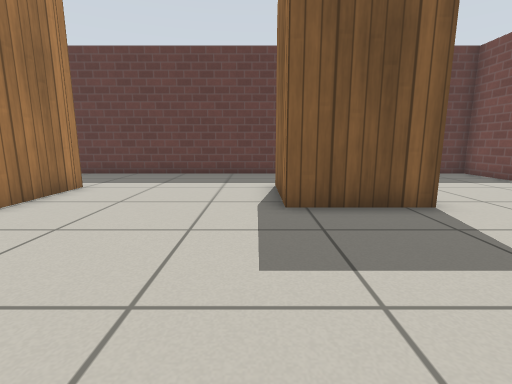
[1] (above)

16 first-person views from a walk through a robot-simulator world made for Gazebo. The camera is 0.64 m above the floor, tilts 10° down and sees 85° across. The floor is counted in squares, 0.5 m on a side. Each view is taken from the middle of a square. On the plan, view 1 faces up. The plan holds only what a view shows up to about 13 squares ahead; the rest is blank. Simple patterns stand in for the simulator's built-in surfaces.

[2]
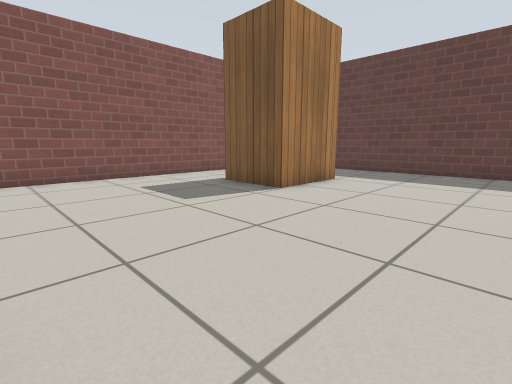

[3]
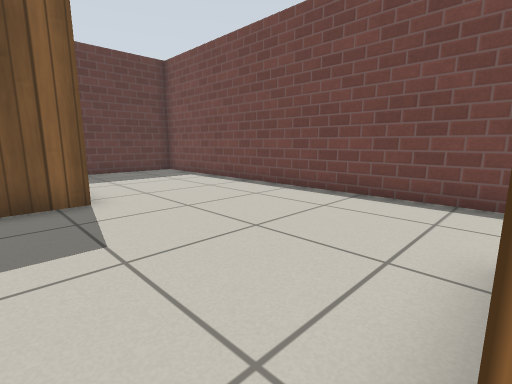

[4]
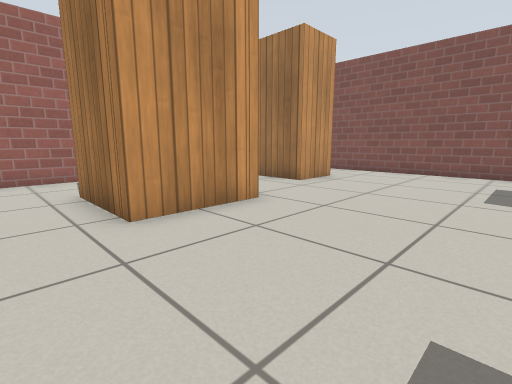

[5]
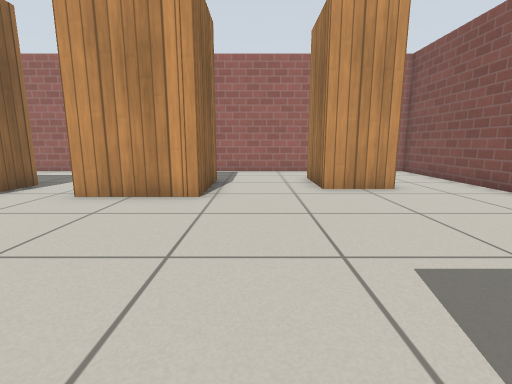

[6]
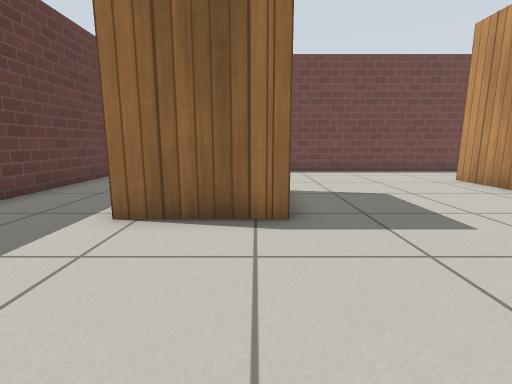

[7]
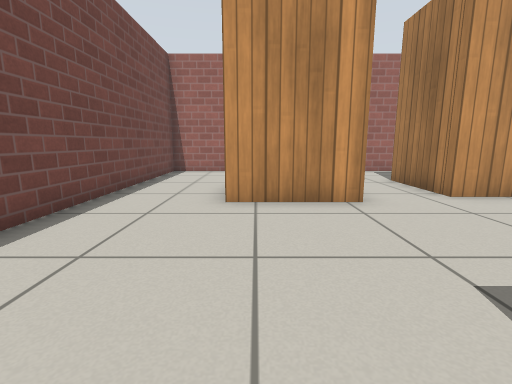

[8]
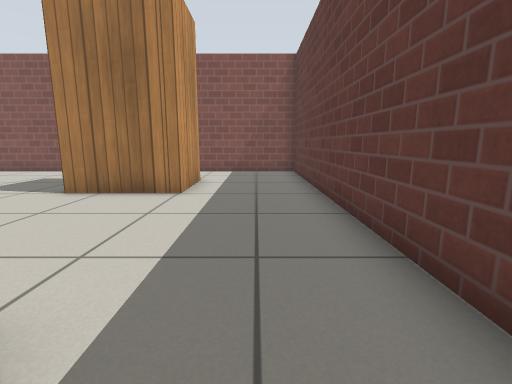

[9]
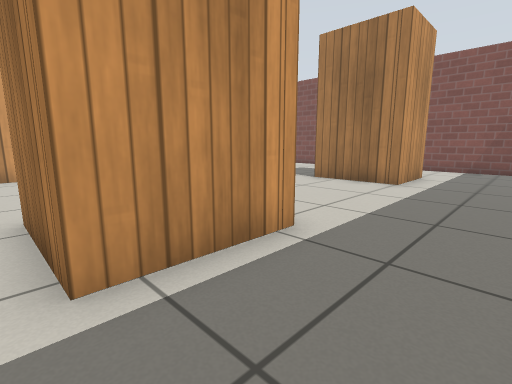

[10]
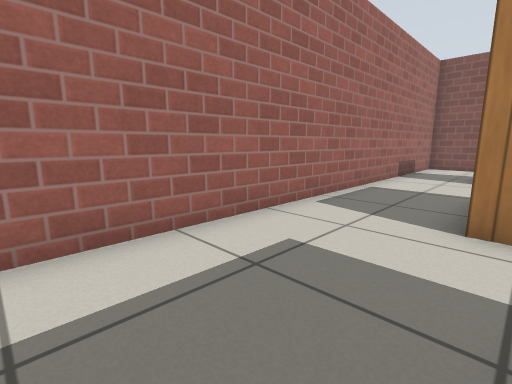

[11]
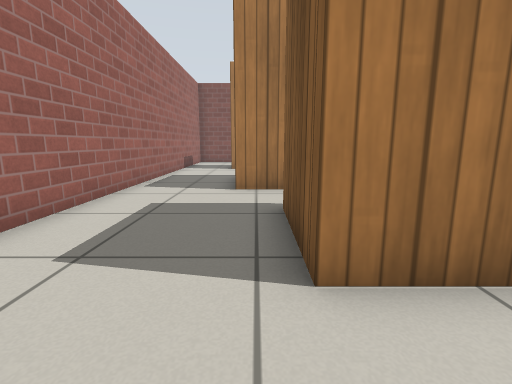

[12]
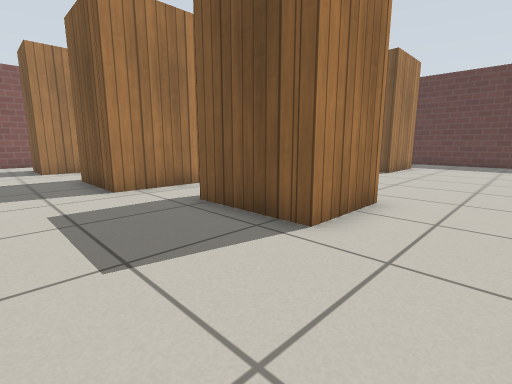

[13]
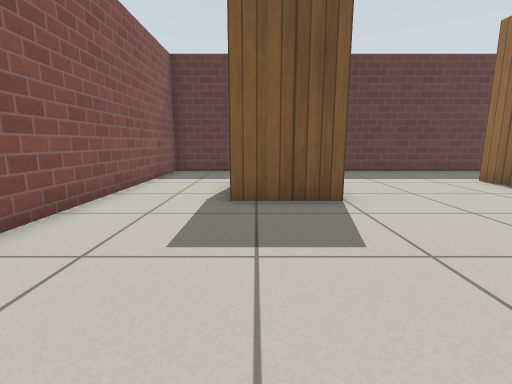

[14]
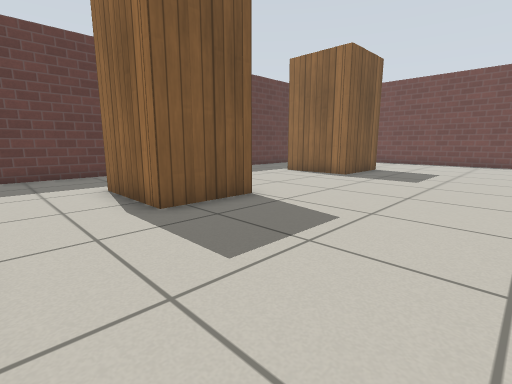

[15]
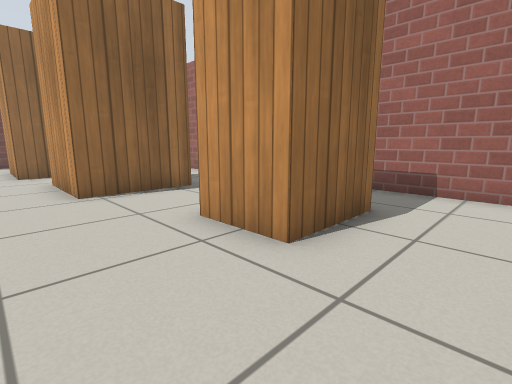

[16]
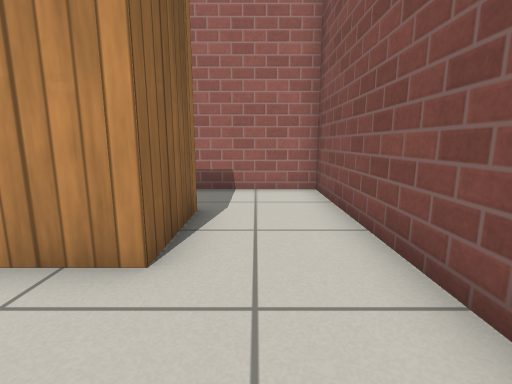

### Floor plan
Points are (right, up) in squares from view 1. A wall is a line through its corners. A room is listed if a view was taken in it or the views show most of it. See-through windows are left out.
Room 1 (views 1, 2, 3, 4, 5, 6, 7, 8, 9, 10, 11, 12, 13, 14, 15, 16)
walls: (0.6, 5.4) (0.6, 8.4) (3.6, 8.4) (3.6, 5.4) (0.6, 5.4); (0.3, -1.6) (0.3, -4.6) (-2.7, -4.6) (-2.7, -1.6) (0.3, -1.6); (2.7, -1) (5.7, -1) (5.7, -3.5) (2.7, -3.5) (2.7, -1); (-5.1, 5.1) (-7.6, 5.1) (-7.6, 8.1) (-5.1, 8.1) (-5.1, 5.1); (-5.9, -2.7) (-5.9, -5.2) (-7.9, -5.2) (-7.9, -2.7) (-5.9, -2.7); (-10.7, -7.7) (8.7, -7.7) (8.7, 11.7) (-10.7, 11.7) (-10.7, -7.7)

Positions as (right, up) in squares from view 1, and headings:
1: (0, 0), facing up
2: (0, -1), facing up-left
3: (2, -1), facing up-right
4: (2, 3), facing down-left
5: (-4, 5), facing down
6: (-4, 6), facing right
7: (5, 5), facing down
8: (2, 10), facing left
9: (4, 11), facing down-left
10: (5, -4), facing down-left
11: (8, -4), facing left
12: (8, -7), facing up-left
13: (-7, -1), facing up
14: (-10, 0), facing up-right
15: (-10, 0), facing down-right
16: (-9, 0), facing down
